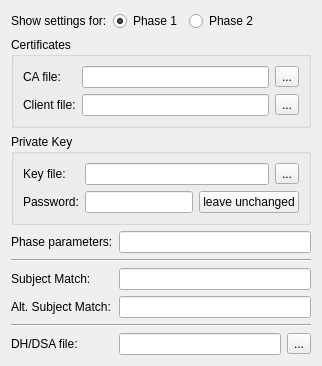
     <widget class="QWidget" name="eapAuthTab">
      <attribute name="title">
       <string>EAP Authentification</string>
      </attribute>
      <layout class="QVBoxLayout" name="verticalLayout_3">
       <item>
        <layout class="QHBoxLayout" name="phaseShowLayout">
         <item>
          <widget class="QLabel" name="phaseShowLabel">
           <property name="text">
            <string>Show settings for:</string>
           </property>
           <property name="buddy">
            <cstring>phase1Radio</cstring>
           </property>
          </widget>
         </item>
         <item>
          <widget class="QRadioButton" name="phase1Radio">
           <property name="text">
            <string>Phase 1</string>
           </property>
           <property name="checked">
            <bool>true</bool>
           </property>
          </widget>
         </item>
         <item>
          <widget class="QRadioButton" name="phase2Radio">
           <property name="text">
            <string>Phase 2</string>
           </property>
          </widget>
         </item>
         <item>
          <spacer name="horizontalSpacer">
           <property name="orientation">
            <enum>Qt::Horizontal</enum>
           </property>
           <property name="sizeHint" stdset="0">
            <size>
             <width>40</width>
             <height>20</height>
            </size>
           </property>
          </spacer>
         </item>
        </layout>
       </item>
       <item>
        <widget class="QGroupBox" name="eapCertGroup">
         <property name="title">
          <string>Certificates</string>
         </property>
         <layout class="QFormLayout" name="formLayout">
          <property name="fieldGrowthPolicy">
           <enum>QFormLayout::ExpandingFieldsGrow</enum>
          </property>
          <item row="0" column="0">
           <widget class="QLabel" name="caLabel">
            <property name="text">
             <string>CA file:</string>
            </property>
            <property name="buddy">
             <cstring>caFileEdit</cstring>
            </property>
           </widget>
          </item>
          <item row="0" column="1">
           <layout class="QHBoxLayout" name="caFileLayout">
            <item>
             <widget class="QLineEdit" name="caFileEdit"/>
            </item>
            <item>
             <widget class="QToolButton" name="caFileBrowse">
              <property name="text">
               <string>...</string>
              </property>
             </widget>
            </item>
           </layout>
          </item>
          <item row="1" column="0">
           <widget class="QLabel" name="clientLabel">
            <property name="text">
             <string>Client file:</string>
            </property>
            <property name="buddy">
             <cstring>clientFileEdit</cstring>
            </property>
           </widget>
          </item>
          <item row="1" column="1">
           <layout class="QHBoxLayout" name="clientFileLayout">
            <item>
             <widget class="QLineEdit" name="clientFileEdit"/>
            </item>
            <item>
             <widget class="QToolButton" name="clientFileBrowse">
              <property name="text">
               <string>...</string>
              </property>
             </widget>
            </item>
           </layout>
          </item>
         </layout>
        </widget>
       </item>
       <item>
        <widget class="QGroupBox" name="eapKeyGroup">
         <property name="title">
          <string>Private Key</string>
         </property>
         <layout class="QFormLayout" name="formLayout_3">
          <item row="0" column="0">
           <widget class="QLabel" name="keyFileLabel">
            <property name="text">
             <string>Key file:</string>
            </property>
            <property name="buddy">
             <cstring>keyFileEdit</cstring>
            </property>
           </widget>
          </item>
          <item row="0" column="1">
           <layout class="QHBoxLayout" name="keyFileLayout">
            <item>
             <widget class="QLineEdit" name="keyFileEdit"/>
            </item>
            <item>
             <widget class="QToolButton" name="keyFileBrowse">
              <property name="text">
               <string>...</string>
              </property>
             </widget>
            </item>
           </layout>
          </item>
          <item row="1" column="0">
           <widget class="QLabel" name="keyPasswordLabel">
            <property name="text">
             <string>Password:</string>
            </property>
            <property name="buddy">
             <cstring>keyPasswordEdit</cstring>
            </property>
           </widget>
          </item>
          <item row="1" column="1">
           <layout class="QHBoxLayout" name="keyPasswordLayout">
            <item>
             <widget class="QLineEdit" name="keyPasswordEdit">
              <property name="echoMode">
               <enum>QLineEdit::Password</enum>
              </property>
             </widget>
            </item>
            <item>
             <widget class="QPushButton" name="keyPasswordLeaveButton">
              <property name="text">
               <string>leave unchanged</string>
              </property>
              <property name="checkable">
               <bool>true</bool>
              </property>
             </widget>
            </item>
           </layout>
          </item>
         </layout>
        </widget>
       </item>
       <item>
        <layout class="QFormLayout" name="phaseSettingsLayout">
         <property name="fieldGrowthPolicy">
          <enum>QFormLayout::ExpandingFieldsGrow</enum>
         </property>
         <item row="0" column="0">
          <widget class="QLabel" name="phaseParamLabel">
           <property name="text">
            <string>Phase parameters:</string>
           </property>
           <property name="buddy">
            <cstring>phaseParamEdit</cstring>
           </property>
          </widget>
         </item>
         <item row="0" column="1">
          <widget class="QLineEdit" name="phaseParamEdit"/>
         </item>
         <item row="1" column="0" colspan="2">
          <widget class="Line" name="line">
           <property name="orientation">
            <enum>Qt::Horizontal</enum>
           </property>
          </widget>
         </item>
         <item row="2" column="0">
          <widget class="QLabel" name="subjectMatchLabel">
           <property name="text">
            <string>Subject Match:</string>
           </property>
           <property name="buddy">
            <cstring>subjectMatchEdit</cstring>
           </property>
          </widget>
         </item>
         <item row="2" column="1">
          <widget class="QLineEdit" name="subjectMatchEdit"/>
         </item>
         <item row="3" column="0">
          <widget class="QLabel" name="altSubjectMatchLabel">
           <property name="text">
            <string>Alt. Subject Match:</string>
           </property>
           <property name="buddy">
            <cstring>altSubjectMatchEdit</cstring>
           </property>
          </widget>
         </item>
         <item row="3" column="1">
          <widget class="QLineEdit" name="altSubjectMatchEdit"/>
         </item>
         <item row="5" column="0">
          <widget class="QLabel" name="dhFileLabel">
           <property name="text">
            <string>DH/DSA file:</string>
           </property>
           <property name="buddy">
            <cstring>dhFileEdit</cstring>
           </property>
          </widget>
         </item>
         <item row="5" column="1">
          <layout class="QHBoxLayout" name="dhFileLayout">
           <item>
            <widget class="QLineEdit" name="dhFileEdit"/>
           </item>
           <item>
            <widget class="QToolButton" name="dhFileBrowse">
             <property name="text">
              <string>...</string>
             </property>
            </widget>
           </item>
          </layout>
         </item>
         <item row="4" column="0" colspan="2">
          <widget class="Line" name="line_2">
           <property name="orientation">
            <enum>Qt::Horizontal</enum>
           </property>
          </widget>
         </item>
        </layout>
       </item>
      </layout>
     </widget>
